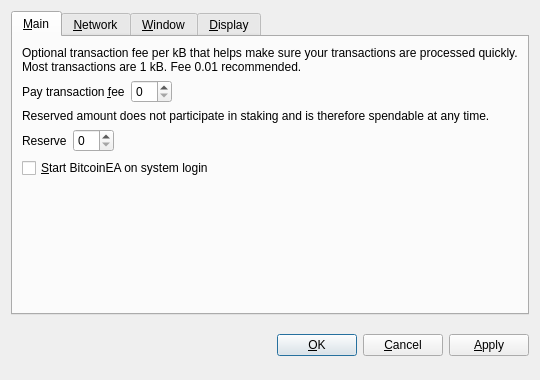
<?xml version="1.0" encoding="UTF-8"?>
<ui version="4.0">
 <class>OptionsDialog</class>
 <widget class="QDialog" name="OptionsDialog">
  <property name="geometry">
   <rect>
    <x>0</x>
    <y>0</y>
    <width>540</width>
    <height>380</height>
   </rect>
  </property>
  <property name="windowTitle">
   <string>Options</string>
  </property>
  <property name="modal">
   <bool>true</bool>
  </property>
  <layout class="QVBoxLayout" name="verticalLayout">
   <item>
    <widget class="QTabWidget" name="tabWidget">
     <property name="tabPosition">
      <enum>QTabWidget::North</enum>
     </property>
     <property name="currentIndex">
      <number>0</number>
     </property>
     <widget class="QWidget" name="tabMain">
      <attribute name="title">
       <string>&amp;Main</string>
      </attribute>
      <layout class="QVBoxLayout" name="verticalLayout_Main">
       <item>
        <widget class="QLabel" name="transactionFeeInfoLabel">
         <property name="text">
          <string>Optional transaction fee per kB that helps make sure your transactions are processed quickly. Most transactions are 1 kB. Fee 0.01 recommended.</string>
         </property>
         <property name="textFormat">
          <enum>Qt::PlainText</enum>
         </property>
         <property name="wordWrap">
          <bool>true</bool>
         </property>
        </widget>
       </item>
       <item>
        <layout class="QHBoxLayout" name="horizontalLayoutFee">
         <item>
          <widget class="QLabel" name="transactionFeeLabel">
           <property name="text">
            <string>Pay transaction &amp;fee</string>
           </property>
           <property name="textFormat">
            <enum>Qt::PlainText</enum>
           </property>
           <property name="buddy">
            <cstring>transactionFee</cstring>
           </property>
          </widget>
         </item>
         <item>
          <widget class="BitcoinAmountField" name="transactionFee"/>
         </item>
         <item>
          <spacer name="horizontalSpacerFee">
           <property name="orientation">
            <enum>Qt::Horizontal</enum>
           </property>
           <property name="sizeHint" stdset="0">
            <size>
             <width>40</width>
             <height>20</height>
            </size>
           </property>
          </spacer>
         </item>
        </layout>
       </item>
       <item>
        <widget class="QLabel" name="reserveBalanceInfoLabel">
         <property name="text">
          <string>Reserved amount does not participate in staking and is therefore spendable at any time.</string>
         </property>
         <property name="textFormat">
          <enum>Qt::PlainText</enum>
         </property>
         <property name="wordWrap">
          <bool>true</bool>
         </property>
        </widget>
       </item>
       <item>
        <layout class="QHBoxLayout" name="horizontalLayoutReserveBalance">
         <item>
          <widget class="QLabel" name="reserveBalanceLabel">
           <property name="text">
            <string>Reserve</string>
           </property>
           <property name="textFormat">
            <enum>Qt::PlainText</enum>
           </property>
           <property name="buddy">
            <cstring>reserveBalance</cstring>
           </property>
          </widget>
         </item>
         <item>
          <widget class="BitcoinAmountField" name="reserveBalance"/>
         </item>
         <item>
          <spacer name="horizontalSpacerReserveBalance">
           <property name="orientation">
            <enum>Qt::Horizontal</enum>
           </property>
           <property name="sizeHint" stdset="0">
            <size>
             <width>40</width>
             <height>20</height>
            </size>
           </property>
          </spacer>
         </item>
        </layout>
       </item>
       <item>
        <widget class="QCheckBox" name="bitcoinAtStartup">
         <property name="toolTip">
          <string>Automatically start BitcoinEA after logging in to the system.</string>
         </property>
         <property name="text">
          <string>&amp;Start BitcoinEA on system login</string>
         </property>
        </widget>
       </item>
       <item>
        <spacer name="verticalSpacer_Main">
         <property name="orientation">
          <enum>Qt::Vertical</enum>
         </property>
         <property name="sizeHint" stdset="0">
          <size>
           <width>20</width>
           <height>40</height>
          </size>
         </property>
        </spacer>
       </item>
      </layout>
     </widget>
     <widget class="QWidget" name="tabNetwork">
      <attribute name="title">
       <string>&amp;Network</string>
      </attribute>
      <layout class="QVBoxLayout" name="verticalLayout_Network">
       <item>
        <widget class="QCheckBox" name="mapPortUpnp">
         <property name="toolTip">
          <string>Automatically open the BitcoinEA client port on the router. This only works when your router supports UPnP and it is enabled.</string>
         </property>
         <property name="text">
          <string>Map port using &amp;UPnP</string>
         </property>
        </widget>
       </item>
       <item>
        <widget class="QCheckBox" name="connectSocks">
         <property name="toolTip">
          <string>Connect to the BitcoinEA network through a SOCKS proxy (e.g. when connecting through Tor).</string>
         </property>
         <property name="text">
          <string>&amp;Connect through SOCKS proxy:</string>
         </property>
        </widget>
       </item>
       <item>
        <layout class="QHBoxLayout" name="horizontalLayout_Network">
         <item>
          <widget class="QLabel" name="proxyIpLabel">
           <property name="text">
            <string>Proxy &amp;IP:</string>
           </property>
           <property name="textFormat">
            <enum>Qt::PlainText</enum>
           </property>
           <property name="buddy">
            <cstring>proxyIp</cstring>
           </property>
          </widget>
         </item>
         <item>
          <widget class="QValidatedLineEdit" name="proxyIp">
           <property name="maximumSize">
            <size>
             <width>140</width>
             <height>16777215</height>
            </size>
           </property>
           <property name="toolTip">
            <string>IP address of the proxy (e.g. 127.0.0.1)</string>
           </property>
          </widget>
         </item>
         <item>
          <widget class="QLabel" name="proxyPortLabel">
           <property name="text">
            <string>&amp;Port:</string>
           </property>
           <property name="textFormat">
            <enum>Qt::PlainText</enum>
           </property>
           <property name="buddy">
            <cstring>proxyPort</cstring>
           </property>
          </widget>
         </item>
         <item>
          <widget class="QLineEdit" name="proxyPort">
           <property name="maximumSize">
            <size>
             <width>55</width>
             <height>16777215</height>
            </size>
           </property>
           <property name="toolTip">
            <string>Port of the proxy (e.g. 9050)</string>
           </property>
          </widget>
         </item>
         <item>
          <widget class="QLabel" name="socksVersionLabel">
           <property name="text">
            <string>SOCKS &amp;Version:</string>
           </property>
           <property name="textFormat">
            <enum>Qt::PlainText</enum>
           </property>
           <property name="buddy">
            <cstring>socksVersion</cstring>
           </property>
          </widget>
         </item>
         <item>
          <widget class="QValueComboBox" name="socksVersion">
           <property name="toolTip">
            <string>SOCKS version of the proxy (e.g. 5)</string>
           </property>
          </widget>
         </item>
         <item>
          <spacer name="horizontalSpacer_Network">
           <property name="orientation">
            <enum>Qt::Horizontal</enum>
           </property>
           <property name="sizeHint" stdset="0">
            <size>
             <width>40</width>
             <height>20</height>
            </size>
           </property>
          </spacer>
         </item>
        </layout>
       </item>
       <item>
        <spacer name="verticalSpacer_Network">
         <property name="orientation">
          <enum>Qt::Vertical</enum>
         </property>
         <property name="sizeHint" stdset="0">
          <size>
           <width>20</width>
           <height>40</height>
          </size>
         </property>
        </spacer>
       </item>
      </layout>
     </widget>
     <widget class="QWidget" name="tabWindow">
      <attribute name="title">
       <string>&amp;Window</string>
      </attribute>
      <layout class="QVBoxLayout" name="verticalLayout_Window">
       <item>
        <widget class="QCheckBox" name="minimizeToTray">
         <property name="toolTip">
          <string>Show only a tray icon after minimizing the window.</string>
         </property>
         <property name="text">
          <string>&amp;Minimize to the tray instead of the taskbar</string>
         </property>
        </widget>
       </item>
       <item>
        <widget class="QCheckBox" name="minimizeOnClose">
         <property name="toolTip">
          <string>Minimize instead of exit the application when the window is closed. When this option is enabled, the application will be closed only after selecting Quit in the menu.</string>
         </property>
         <property name="text">
          <string>M&amp;inimize on close</string>
         </property>
        </widget>
       </item>
       <item>
        <spacer name="verticalSpacer_Window">
         <property name="orientation">
          <enum>Qt::Vertical</enum>
         </property>
         <property name="sizeHint" stdset="0">
          <size>
           <width>20</width>
           <height>40</height>
          </size>
         </property>
        </spacer>
       </item>
      </layout>
     </widget>
     <widget class="QWidget" name="tabDisplay">
      <attribute name="title">
       <string>&amp;Display</string>
      </attribute>
      <layout class="QVBoxLayout" name="verticalLayout_Display">
       <item>
        <layout class="QHBoxLayout" name="horizontalLayout_1_Display">
         <item>
          <widget class="QLabel" name="langLabel">
           <property name="text">
            <string>User Interface &amp;language:</string>
           </property>
           <property name="textFormat">
            <enum>Qt::PlainText</enum>
           </property>
           <property name="buddy">
            <cstring>lang</cstring>
           </property>
          </widget>
         </item>
         <item>
          <widget class="QValueComboBox" name="lang">
           <property name="toolTip">
            <string>The user interface language can be set here. This setting will take effect after restarting BitcoinEA.</string>
           </property>
          </widget>
         </item>
        </layout>
       </item>
       <item>
        <layout class="QHBoxLayout" name="horizontalLayout_2_Display">
         <item>
          <widget class="QLabel" name="unitLabel">
           <property name="text">
            <string>&amp;Unit to show amounts in:</string>
           </property>
           <property name="textFormat">
            <enum>Qt::PlainText</enum>
           </property>
           <property name="buddy">
            <cstring>unit</cstring>
           </property>
          </widget>
         </item>
         <item>
          <widget class="QValueComboBox" name="unit">
           <property name="toolTip">
            <string>Choose the default subdivision unit to show in the interface and when sending coins.</string>
           </property>
          </widget>
         </item>
        </layout>
       </item>
       <item>
        <widget class="QCheckBox" name="displayAddresses">
         <property name="toolTip">
          <string>Whether to show BitcoinEA addresses in the transaction list or not.</string>
         </property>
         <property name="text">
          <string>&amp;Display addresses in transaction list</string>
         </property>
        </widget>
       </item>
       <item>
        <widget class="QCheckBox" name="coinControlFeatures">
         <property name="toolTip">
          <string>Whether to show coin control features or not.</string>
         </property>
         <property name="text">
          <string>Display coin &amp;control features (experts only!)</string>
         </property>
        </widget>
       </item>
       <item>
        <spacer name="verticalSpacer_Display">
         <property name="orientation">
          <enum>Qt::Vertical</enum>
         </property>
         <property name="sizeHint" stdset="0">
          <size>
           <width>20</width>
           <height>40</height>
          </size>
         </property>
        </spacer>
       </item>
      </layout>
     </widget>
    </widget>
   </item>
   <item>
    <layout class="QHBoxLayout" name="horizontalLayout_Buttons">
     <item>
      <spacer name="horizontalSpacer_1">
       <property name="orientation">
        <enum>Qt::Horizontal</enum>
       </property>
       <property name="sizeHint" stdset="0">
        <size>
         <width>40</width>
         <height>48</height>
        </size>
       </property>
      </spacer>
     </item>
     <item>
      <widget class="QLabel" name="statusLabel">
       <property name="font">
        <font>
         <weight>75</weight>
         <bold>true</bold>
        </font>
       </property>
       <property name="text">
        <string/>
       </property>
       <property name="textFormat">
        <enum>Qt::PlainText</enum>
       </property>
       <property name="wordWrap">
        <bool>true</bool>
       </property>
      </widget>
     </item>
     <item>
      <spacer name="horizontalSpacer_2">
       <property name="orientation">
        <enum>Qt::Horizontal</enum>
       </property>
       <property name="sizeHint" stdset="0">
        <size>
         <width>40</width>
         <height>48</height>
        </size>
       </property>
      </spacer>
     </item>
     <item>
      <widget class="QPushButton" name="okButton">
       <property name="text">
        <string>&amp;OK</string>
       </property>
      </widget>
     </item>
     <item>
      <widget class="QPushButton" name="cancelButton">
       <property name="text">
        <string>&amp;Cancel</string>
       </property>
       <property name="autoDefault">
        <bool>false</bool>
       </property>
      </widget>
     </item>
     <item>
      <widget class="QPushButton" name="applyButton">
       <property name="text">
        <string>&amp;Apply</string>
       </property>
       <property name="autoDefault">
        <bool>false</bool>
       </property>
      </widget>
     </item>
    </layout>
   </item>
  </layout>
 </widget>
 <customwidgets>
  <customwidget>
   <class>BitcoinAmountField</class>
   <extends>QSpinBox</extends>
   <header>bitcoinamountfield.h</header>
  </customwidget>
  <customwidget>
   <class>QValueComboBox</class>
   <extends>QComboBox</extends>
   <header>qvaluecombobox.h</header>
  </customwidget>
  <customwidget>
   <class>QValidatedLineEdit</class>
   <extends>QLineEdit</extends>
   <header>qvalidatedlineedit.h</header>
  </customwidget>
 </customwidgets>
 <resources/>
 <connections/>
</ui>
